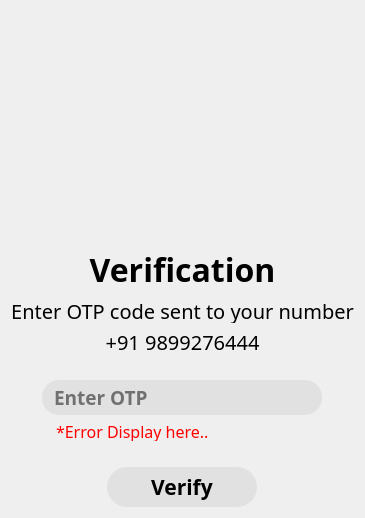
                <widget class="QWidget" name="swphn_otp_page">
                 <layout class="QVBoxLayout" name="verticalLayout_16">
                  <item>
                   <widget class="QLabel" name="swphn_otp_img">
                    <property name="minimumSize">
                     <size>
                      <width>0</width>
                      <height>230</height>
                     </size>
                    </property>
                    <property name="styleSheet">
                     <string notr="true">QLabel {
	image: url(:/Mobile Signup/mob_otp.jpg);
}</string>
                    </property>
                    <property name="text">
                     <string/>
                    </property>
                   </widget>
                  </item>
                  <item>
                   <widget class="QLabel" name="swphn_verification_lbl">
                    <property name="maximumSize">
                     <size>
                      <width>16777215</width>
                      <height>50</height>
                     </size>
                    </property>
                    <property name="font">
                     <font>
                      <family>Tw Cen MT</family>
                      <pointsize>24</pointsize>
                      <weight>75</weight>
                      <bold>true</bold>
                     </font>
                    </property>
                    <property name="text">
                     <string>Verification</string>
                    </property>
                    <property name="alignment">
                     <set>Qt::AlignCenter</set>
                    </property>
                   </widget>
                  </item>
                  <item>
                   <widget class="QLabel" name="swphn_otp_docline">
                    <property name="maximumSize">
                     <size>
                      <width>16777215</width>
                      <height>25</height>
                     </size>
                    </property>
                    <property name="font">
                     <font>
                      <family>Tw Cen MT</family>
                      <pointsize>15</pointsize>
                     </font>
                    </property>
                    <property name="text">
                     <string>Enter OTP code sent to your number</string>
                    </property>
                    <property name="alignment">
                     <set>Qt::AlignCenter</set>
                    </property>
                   </widget>
                  </item>
                  <item>
                   <widget class="QLabel" name="swphn_otp_docline_2">
                    <property name="maximumSize">
                     <size>
                      <width>16777215</width>
                      <height>25</height>
                     </size>
                    </property>
                    <property name="font">
                     <font>
                      <family>Tw Cen MT</family>
                      <pointsize>15</pointsize>
                     </font>
                    </property>
                    <property name="text">
                     <string>+91 9899276444</string>
                    </property>
                    <property name="alignment">
                     <set>Qt::AlignCenter</set>
                    </property>
                   </widget>
                  </item>
                  <item>
                   <widget class="QLabel" name="swphn_otp_spacer_1">
                    <property name="maximumSize">
                     <size>
                      <width>16777215</width>
                      <height>30</height>
                     </size>
                    </property>
                    <property name="text">
                     <string/>
                    </property>
                   </widget>
                  </item>
                  <item alignment="Qt::AlignHCenter">
                   <widget class="QLineEdit" name="swphn_otp_input">
                    <property name="minimumSize">
                     <size>
                      <width>280</width>
                      <height>35</height>
                     </size>
                    </property>
                    <property name="font">
                     <font>
                      <family>Tw Cen MT</family>
                      <pointsize>14</pointsize>
                      <weight>75</weight>
                      <bold>true</bold>
                     </font>
                    </property>
                    <property name="styleSheet">
                     <string notr="true">QLineEdit {
	background-color: rgb(225, 225, 225);
	border-radius: 17px;
	padding-left: 10px;
}

QLineEdit:hover {
	border: 2px solid black;
}

QLineEdit:focus {
	border: 2px solid blue;
}</string>
                    </property>
                    <property name="placeholderText">
                     <string>Enter OTP</string>
                    </property>
                   </widget>
                  </item>
                  <item alignment="Qt::AlignHCenter">
                   <widget class="QLabel" name="swphn_otp_error_lbl">
                    <property name="minimumSize">
                     <size>
                      <width>280</width>
                      <height>20</height>
                     </size>
                    </property>
                    <property name="maximumSize">
                     <size>
                      <width>16777215</width>
                      <height>20</height>
                     </size>
                    </property>
                    <property name="font">
                     <font>
                      <family>Tw Cen MT</family>
                      <pointsize>12</pointsize>
                     </font>
                    </property>
                    <property name="styleSheet">
                     <string notr="true">QLabel {
	padding-left: 10px;
	color: rgb(255, 0, 0);
}</string>
                    </property>
                    <property name="text">
                     <string>*Error Display here..</string>
                    </property>
                    <property name="alignment">
                     <set>Qt::AlignLeading|Qt::AlignLeft|Qt::AlignVCenter</set>
                    </property>
                   </widget>
                  </item>
                  <item>
                   <widget class="QLabel" name="swphn_otp_spacer_2">
                    <property name="maximumSize">
                     <size>
                      <width>16777215</width>
                      <height>30</height>
                     </size>
                    </property>
                    <property name="text">
                     <string/>
                    </property>
                   </widget>
                  </item>
                  <item alignment="Qt::AlignHCenter">
                   <widget class="QPushButton" name="swphn_verify_btn">
                    <property name="minimumSize">
                     <size>
                      <width>150</width>
                      <height>40</height>
                     </size>
                    </property>
                    <property name="font">
                     <font>
                      <family>Tw Cen MT</family>
                      <pointsize>16</pointsize>
                      <weight>75</weight>
                      <bold>true</bold>
                     </font>
                    </property>
                    <property name="styleSheet">
                     <string notr="true">QPushButton {
	background-color: rgb(225, 225, 225);
	border-radius: 20px;
}

QPushButton:hover {
	background-color: rgb(235, 235, 235);
	border: 2px solid black;
}

QPushButton:pressed {
	color: blue;
	background-color: rgb(215, 215, 215);
	border: 2px solid blue;
}</string>
                    </property>
                    <property name="text">
                     <string>Verify</string>
                    </property>
                   </widget>
                  </item>
                 </layout>
                </widget>
